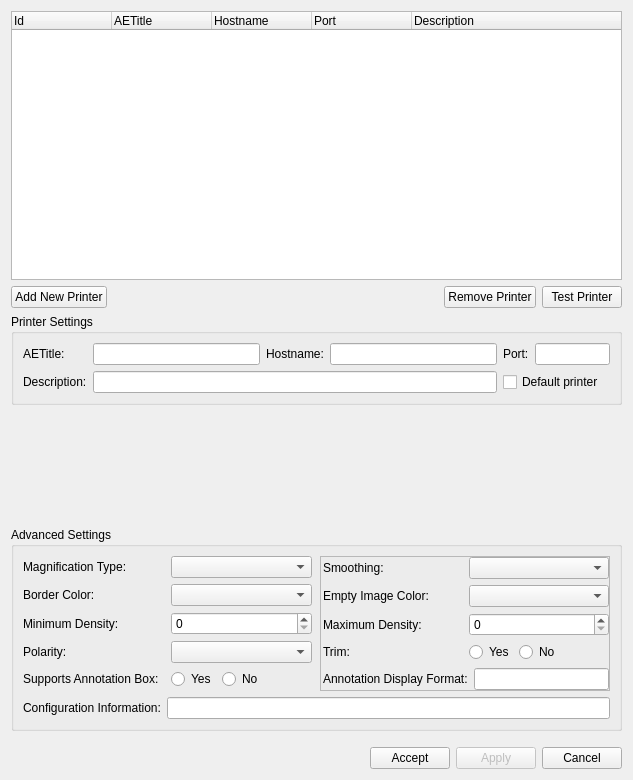
<?xml version="1.0" encoding="UTF-8"?>
<ui version="4.0">
 <class>QDicomPrinterConfigurationWidgetBase</class>
 <widget class="QWidget" name="QDicomPrinterConfigurationWidgetBase">
  <property name="windowModality">
   <enum>Qt::ApplicationModal</enum>
  </property>
  <property name="geometry">
   <rect>
    <x>0</x>
    <y>0</y>
    <width>633</width>
    <height>780</height>
   </rect>
  </property>
  <property name="sizePolicy">
   <sizepolicy hsizetype="Preferred" vsizetype="MinimumExpanding">
    <horstretch>0</horstretch>
    <verstretch>0</verstretch>
   </sizepolicy>
  </property>
  <property name="windowTitle">
   <string>DICOM Printers Configuration</string>
  </property>
  <layout class="QGridLayout" name="gridLayout_4">
   <item row="0" column="0">
    <widget class="QTreeWidget" name="m_listPrintersTreeWidget">
     <property name="minimumSize">
      <size>
       <width>0</width>
       <height>130</height>
      </size>
     </property>
     <property name="maximumSize">
      <size>
       <width>16777215</width>
       <height>16777215</height>
      </size>
     </property>
     <column>
      <property name="text">
       <string>Id</string>
      </property>
     </column>
     <column>
      <property name="text">
       <string>AETitle</string>
      </property>
     </column>
     <column>
      <property name="text">
       <string>Hostname</string>
      </property>
     </column>
     <column>
      <property name="text">
       <string>Port</string>
      </property>
     </column>
     <column>
      <property name="text">
       <string>Description</string>
      </property>
     </column>
    </widget>
   </item>
   <item row="1" column="0">
    <layout class="QHBoxLayout" name="horizontalLayout_4">
     <item>
      <widget class="QPushButton" name="m_addPrinterPushButton">
       <property name="sizePolicy">
        <sizepolicy hsizetype="Fixed" vsizetype="Fixed">
         <horstretch>0</horstretch>
         <verstretch>0</verstretch>
        </sizepolicy>
       </property>
       <property name="maximumSize">
        <size>
         <width>16777215</width>
         <height>16777215</height>
        </size>
       </property>
       <property name="text">
        <string>Add New Printer</string>
       </property>
       <property name="icon">
        <iconset resource="../../../main/main.qrc">
         <normaloff>:/images/addNewPrinter.png</normaloff>:/images/addNewPrinter.png</iconset>
       </property>
      </widget>
     </item>
     <item>
      <spacer name="horizontalSpacer_3">
       <property name="orientation">
        <enum>Qt::Horizontal</enum>
       </property>
       <property name="sizeHint" stdset="0">
        <size>
         <width>40</width>
         <height>20</height>
        </size>
       </property>
      </spacer>
     </item>
     <item>
      <widget class="QPushButton" name="m_deletePrinterPushButton">
       <property name="sizePolicy">
        <sizepolicy hsizetype="Fixed" vsizetype="Fixed">
         <horstretch>0</horstretch>
         <verstretch>0</verstretch>
        </sizepolicy>
       </property>
       <property name="maximumSize">
        <size>
         <width>16777215</width>
         <height>16777215</height>
        </size>
       </property>
       <property name="text">
        <string>Remove Printer</string>
       </property>
       <property name="icon">
        <iconset resource="../../../main/main.qrc">
         <normaloff>:/images/removePrinter.png</normaloff>:/images/removePrinter.png</iconset>
       </property>
      </widget>
     </item>
     <item>
      <widget class="QPushButton" name="m_testPrinterPushButton">
       <property name="maximumSize">
        <size>
         <width>16777215</width>
         <height>16777215</height>
        </size>
       </property>
       <property name="text">
        <string>Test Printer</string>
       </property>
       <property name="icon">
        <iconset resource="../../../main/main.qrc">
         <normaloff>:/images/printerTest.png</normaloff>:/images/printerTest.png</iconset>
       </property>
      </widget>
     </item>
    </layout>
   </item>
   <item row="2" column="0">
    <widget class="QGroupBox" name="m_printerSettingsGroupBox">
     <property name="title">
      <string>Printer Settings</string>
     </property>
     <layout class="QGridLayout" name="gridLayout">
      <item row="0" column="0">
       <widget class="QLabel" name="m_printerAetitleLabel">
        <property name="enabled">
         <bool>true</bool>
        </property>
        <property name="text">
         <string>AETitle:</string>
        </property>
       </widget>
      </item>
      <item row="0" column="1">
       <widget class="QLineEdit" name="m_printerAetitleLineEdit"/>
      </item>
      <item row="0" column="2">
       <widget class="QLabel" name="m_printerHostnameLabel">
        <property name="text">
         <string>Hostname:</string>
        </property>
       </widget>
      </item>
      <item row="0" column="3">
       <widget class="QLineEdit" name="m_printerHostnameLineEdit"/>
      </item>
      <item row="0" column="4">
       <widget class="QLabel" name="m_printerPortLabel">
        <property name="text">
         <string>Port:</string>
        </property>
       </widget>
      </item>
      <item row="0" column="5">
       <widget class="QLineEdit" name="m_printerPortLineEdit">
        <property name="sizePolicy">
         <sizepolicy hsizetype="Fixed" vsizetype="Fixed">
          <horstretch>0</horstretch>
          <verstretch>0</verstretch>
         </sizepolicy>
        </property>
        <property name="maximumSize">
         <size>
          <width>75</width>
          <height>133</height>
         </size>
        </property>
        <property name="maxLength">
         <number>5</number>
        </property>
       </widget>
      </item>
      <item row="1" column="0">
       <widget class="QLabel" name="m_printerDescriptionLabel">
        <property name="text">
         <string>Description:</string>
        </property>
       </widget>
      </item>
      <item row="1" column="1" colspan="3">
       <widget class="QLineEdit" name="m_printerDescriptionLineEdit"/>
      </item>
      <item row="1" column="4" colspan="2">
       <widget class="QCheckBox" name="m_printerDefaultPrinterCheckBox">
        <property name="text">
         <string>Default printer</string>
        </property>
       </widget>
      </item>
     </layout>
    </widget>
   </item>
   <item row="3" column="0">
    <spacer name="verticalSpacer_2">
     <property name="orientation">
      <enum>Qt::Vertical</enum>
     </property>
     <property name="sizeType">
      <enum>QSizePolicy::Fixed</enum>
     </property>
     <property name="sizeHint" stdset="0">
      <size>
       <width>20</width>
       <height>5</height>
      </size>
     </property>
    </spacer>
   </item>
   <item row="4" column="0">
    <layout class="QHBoxLayout" name="horizontalLayout">
     <item>
      <widget class="udg::QDicomPrinterBasicSettingsWidget" name="m_qdicomPrinterBasicSettingsWidget" native="true">
       <property name="sizePolicy">
        <sizepolicy hsizetype="Expanding" vsizetype="Expanding">
         <horstretch>0</horstretch>
         <verstretch>0</verstretch>
        </sizepolicy>
       </property>
       <property name="maximumSize">
        <size>
         <width>16777215</width>
         <height>100</height>
        </size>
       </property>
      </widget>
     </item>
    </layout>
   </item>
   <item row="5" column="0">
    <spacer name="verticalSpacer">
     <property name="orientation">
      <enum>Qt::Vertical</enum>
     </property>
     <property name="sizeType">
      <enum>QSizePolicy::Fixed</enum>
     </property>
     <property name="sizeHint" stdset="0">
      <size>
       <width>20</width>
       <height>5</height>
      </size>
     </property>
    </spacer>
   </item>
   <item row="6" column="0">
    <widget class="QGroupBox" name="m_advancedSettingsGroupBox">
     <property name="enabled">
      <bool>true</bool>
     </property>
     <property name="title">
      <string>Advanced Settings</string>
     </property>
     <layout class="QGridLayout" name="gridLayout_2">
      <item row="0" column="0">
       <widget class="QFrame" name="frame">
        <property name="sizePolicy">
         <sizepolicy hsizetype="Preferred" vsizetype="Preferred">
          <horstretch>0</horstretch>
          <verstretch>0</verstretch>
         </sizepolicy>
        </property>
        <property name="frameShape">
         <enum>QFrame::NoFrame</enum>
        </property>
        <property name="frameShadow">
         <enum>QFrame::Sunken</enum>
        </property>
        <layout class="QVBoxLayout" name="verticalLayout_2">
         <property name="leftMargin">
          <number>0</number>
         </property>
         <property name="topMargin">
          <number>0</number>
         </property>
         <property name="rightMargin">
          <number>2</number>
         </property>
         <property name="bottomMargin">
          <number>0</number>
         </property>
         <item>
          <layout class="QHBoxLayout" name="horizontalLayout_5">
           <item>
            <widget class="QLabel" name="m_magnifactionTypeLabel">
             <property name="minimumSize">
              <size>
               <width>0</width>
               <height>0</height>
              </size>
             </property>
             <property name="text">
              <string>Magnification Type:</string>
             </property>
            </widget>
           </item>
           <item>
            <widget class="QComboBox" name="m_magnifactionTypeComboBox">
             <property name="enabled">
              <bool>true</bool>
             </property>
             <property name="sizePolicy">
              <sizepolicy hsizetype="Preferred" vsizetype="Fixed">
               <horstretch>0</horstretch>
               <verstretch>0</verstretch>
              </sizepolicy>
             </property>
             <property name="minimumSize">
              <size>
               <width>0</width>
               <height>0</height>
              </size>
             </property>
            </widget>
           </item>
          </layout>
         </item>
         <item>
          <layout class="QHBoxLayout" name="horizontalLayout_13">
           <item>
            <widget class="QLabel" name="m_borderDensityLabel">
             <property name="minimumSize">
              <size>
               <width>0</width>
               <height>0</height>
              </size>
             </property>
             <property name="text">
              <string>Border Color:</string>
             </property>
            </widget>
           </item>
           <item>
            <widget class="QComboBox" name="m_borderDensityComboBox">
             <property name="sizePolicy">
              <sizepolicy hsizetype="Preferred" vsizetype="Fixed">
               <horstretch>0</horstretch>
               <verstretch>0</verstretch>
              </sizepolicy>
             </property>
             <property name="minimumSize">
              <size>
               <width>0</width>
               <height>0</height>
              </size>
             </property>
            </widget>
           </item>
          </layout>
         </item>
         <item>
          <layout class="QHBoxLayout" name="horizontalLayout_14">
           <item>
            <widget class="QLabel" name="m_miniumDenisityLabel">
             <property name="minimumSize">
              <size>
               <width>0</width>
               <height>0</height>
              </size>
             </property>
             <property name="text">
              <string>Minimum Density:</string>
             </property>
            </widget>
           </item>
           <item>
            <widget class="QSpinBox" name="m_minimumDensitySpinBox">
             <property name="sizePolicy">
              <sizepolicy hsizetype="Preferred" vsizetype="Fixed">
               <horstretch>0</horstretch>
               <verstretch>0</verstretch>
              </sizepolicy>
             </property>
             <property name="minimumSize">
              <size>
               <width>0</width>
               <height>0</height>
              </size>
             </property>
            </widget>
           </item>
          </layout>
         </item>
         <item>
          <layout class="QHBoxLayout" name="horizontalLayout_15">
           <item>
            <widget class="QLabel" name="m_polarityLabel">
             <property name="minimumSize">
              <size>
               <width>0</width>
               <height>0</height>
              </size>
             </property>
             <property name="text">
              <string>Polarity:</string>
             </property>
            </widget>
           </item>
           <item>
            <widget class="QComboBox" name="m_polarityComboBox">
             <property name="sizePolicy">
              <sizepolicy hsizetype="Preferred" vsizetype="Fixed">
               <horstretch>0</horstretch>
               <verstretch>0</verstretch>
              </sizepolicy>
             </property>
             <property name="minimumSize">
              <size>
               <width>0</width>
               <height>0</height>
              </size>
             </property>
            </widget>
           </item>
          </layout>
         </item>
         <item>
          <layout class="QHBoxLayout" name="horizontalLayout_17">
           <item>
            <widget class="QLabel" name="label_2">
             <property name="text">
              <string>Supports Annotation Box:</string>
             </property>
            </widget>
           </item>
           <item>
            <layout class="QHBoxLayout" name="horizontalLayout_16">
             <property name="spacing">
              <number>0</number>
             </property>
             <item>
              <widget class="QRadioButton" name="m_supportsAnnotationBoxYesRadioButton">
               <property name="text">
                <string>Yes</string>
               </property>
              </widget>
             </item>
             <item>
              <widget class="QRadioButton" name="m_supportsAnnotationBoxNoRadioButton">
               <property name="text">
                <string>No</string>
               </property>
              </widget>
             </item>
             <item>
              <spacer name="horizontalSpacer_2">
               <property name="orientation">
                <enum>Qt::Horizontal</enum>
               </property>
               <property name="sizeType">
                <enum>QSizePolicy::Preferred</enum>
               </property>
               <property name="sizeHint" stdset="0">
                <size>
                 <width>40</width>
                 <height>20</height>
                </size>
               </property>
              </spacer>
             </item>
            </layout>
           </item>
          </layout>
         </item>
        </layout>
       </widget>
      </item>
      <item row="0" column="1">
       <widget class="QFrame" name="frame_2">
        <property name="sizePolicy">
         <sizepolicy hsizetype="Preferred" vsizetype="Preferred">
          <horstretch>0</horstretch>
          <verstretch>0</verstretch>
         </sizepolicy>
        </property>
        <property name="frameShape">
         <enum>QFrame::StyledPanel</enum>
        </property>
        <property name="frameShadow">
         <enum>QFrame::Raised</enum>
        </property>
        <layout class="QVBoxLayout" name="verticalLayout">
         <property name="spacing">
          <number>6</number>
         </property>
         <property name="leftMargin">
          <number>2</number>
         </property>
         <property name="topMargin">
          <number>0</number>
         </property>
         <property name="rightMargin">
          <number>0</number>
         </property>
         <property name="bottomMargin">
          <number>0</number>
         </property>
         <item>
          <layout class="QHBoxLayout" name="horizontalLayout_10">
           <item>
            <widget class="QLabel" name="m_smoothingTypeLabel">
             <property name="minimumSize">
              <size>
               <width>0</width>
               <height>0</height>
              </size>
             </property>
             <property name="text">
              <string>Smoothing:</string>
             </property>
            </widget>
           </item>
           <item>
            <widget class="QComboBox" name="m_smoothingTypeComboBox">
             <property name="sizePolicy">
              <sizepolicy hsizetype="Preferred" vsizetype="Fixed">
               <horstretch>0</horstretch>
               <verstretch>0</verstretch>
              </sizepolicy>
             </property>
             <property name="minimumSize">
              <size>
               <width>0</width>
               <height>0</height>
              </size>
             </property>
            </widget>
           </item>
          </layout>
         </item>
         <item>
          <layout class="QHBoxLayout" name="horizontalLayout_9">
           <item>
            <widget class="QLabel" name="m_emptyDensityLabel">
             <property name="minimumSize">
              <size>
               <width>0</width>
               <height>0</height>
              </size>
             </property>
             <property name="text">
              <string>Empty Image Color:</string>
             </property>
            </widget>
           </item>
           <item>
            <widget class="QComboBox" name="m_emptyDensityComboBox">
             <property name="sizePolicy">
              <sizepolicy hsizetype="Preferred" vsizetype="Fixed">
               <horstretch>0</horstretch>
               <verstretch>0</verstretch>
              </sizepolicy>
             </property>
             <property name="minimumSize">
              <size>
               <width>0</width>
               <height>0</height>
              </size>
             </property>
            </widget>
           </item>
          </layout>
         </item>
         <item>
          <layout class="QHBoxLayout" name="horizontalLayout_8">
           <item>
            <widget class="QLabel" name="m_maximDensityLabel">
             <property name="minimumSize">
              <size>
               <width>0</width>
               <height>0</height>
              </size>
             </property>
             <property name="text">
              <string>Maximum Density:</string>
             </property>
            </widget>
           </item>
           <item>
            <widget class="QSpinBox" name="m_maximumDensitySpinBox">
             <property name="sizePolicy">
              <sizepolicy hsizetype="Preferred" vsizetype="Fixed">
               <horstretch>0</horstretch>
               <verstretch>0</verstretch>
              </sizepolicy>
             </property>
             <property name="minimumSize">
              <size>
               <width>0</width>
               <height>0</height>
              </size>
             </property>
            </widget>
           </item>
          </layout>
         </item>
         <item>
          <layout class="QHBoxLayout" name="horizontalLayout_7">
           <item>
            <widget class="QLabel" name="m_visibleTrimLabel">
             <property name="text">
              <string>Trim:</string>
             </property>
            </widget>
           </item>
           <item>
            <layout class="QHBoxLayout" name="horizontalLayout_6">
             <property name="spacing">
              <number>0</number>
             </property>
             <item>
              <widget class="QRadioButton" name="m_yesVisibleTrimRadioButton">
               <property name="text">
                <string>Yes</string>
               </property>
              </widget>
             </item>
             <item>
              <widget class="QRadioButton" name="m_noVisibleTrimRadioButton">
               <property name="text">
                <string>No</string>
               </property>
              </widget>
             </item>
             <item>
              <spacer name="horizontalSpacer_4">
               <property name="orientation">
                <enum>Qt::Horizontal</enum>
               </property>
               <property name="sizeType">
                <enum>QSizePolicy::Preferred</enum>
               </property>
               <property name="sizeHint" stdset="0">
                <size>
                 <width>40</width>
                 <height>20</height>
                </size>
               </property>
              </spacer>
             </item>
            </layout>
           </item>
          </layout>
         </item>
         <item>
          <layout class="QHBoxLayout" name="horizontalLayout_12">
           <item>
            <widget class="QLabel" name="label">
             <property name="text">
              <string>Annotation Display Format:</string>
             </property>
            </widget>
           </item>
           <item>
            <widget class="QLineEdit" name="m_annotationDisplayFormatLineEdit">
             <property name="sizePolicy">
              <sizepolicy hsizetype="Preferred" vsizetype="Fixed">
               <horstretch>0</horstretch>
               <verstretch>0</verstretch>
              </sizepolicy>
             </property>
            </widget>
           </item>
          </layout>
         </item>
        </layout>
       </widget>
      </item>
      <item row="1" column="0" colspan="2">
       <layout class="QHBoxLayout" name="horizontalLayout_11">
        <item>
         <widget class="QLabel" name="m_configuration">
          <property name="sizePolicy">
           <sizepolicy hsizetype="Preferred" vsizetype="Preferred">
            <horstretch>0</horstretch>
            <verstretch>0</verstretch>
           </sizepolicy>
          </property>
          <property name="minimumSize">
           <size>
            <width>0</width>
            <height>0</height>
           </size>
          </property>
          <property name="text">
           <string>Configuration Information:</string>
          </property>
         </widget>
        </item>
        <item>
         <widget class="QLineEdit" name="m_configurationInformationLineEdit">
          <property name="sizePolicy">
           <sizepolicy hsizetype="MinimumExpanding" vsizetype="Fixed">
            <horstretch>0</horstretch>
            <verstretch>0</verstretch>
           </sizepolicy>
          </property>
          <property name="minimumSize">
           <size>
            <width>0</width>
            <height>0</height>
           </size>
          </property>
         </widget>
        </item>
       </layout>
      </item>
     </layout>
    </widget>
   </item>
   <item row="7" column="0">
    <spacer name="verticalSpacer_3">
     <property name="orientation">
      <enum>Qt::Vertical</enum>
     </property>
     <property name="sizeType">
      <enum>QSizePolicy::Fixed</enum>
     </property>
     <property name="sizeHint" stdset="0">
      <size>
       <width>20</width>
       <height>10</height>
      </size>
     </property>
    </spacer>
   </item>
   <item row="8" column="0">
    <layout class="QHBoxLayout" name="horizontalLayout_2"/>
   </item>
   <item row="9" column="0">
    <layout class="QHBoxLayout" name="horizontalLayout_3">
     <item>
      <spacer name="horizontalSpacer">
       <property name="orientation">
        <enum>Qt::Horizontal</enum>
       </property>
       <property name="sizeHint" stdset="0">
        <size>
         <width>308</width>
         <height>20</height>
        </size>
       </property>
      </spacer>
     </item>
     <item>
      <widget class="QPushButton" name="m_acceptSettingsPushButton">
       <property name="text">
        <string>Accept</string>
       </property>
      </widget>
     </item>
     <item>
      <widget class="QPushButton" name="m_applySettingsPushButton">
       <property name="enabled">
        <bool>false</bool>
       </property>
       <property name="text">
        <string>Apply</string>
       </property>
      </widget>
     </item>
     <item>
      <widget class="QPushButton" name="m_cancelSettingsPushButton">
       <property name="text">
        <string>Cancel</string>
       </property>
      </widget>
     </item>
    </layout>
   </item>
  </layout>
 </widget>
 <customwidgets>
  <customwidget>
   <class>udg::QDicomPrinterBasicSettingsWidget</class>
   <extends>QWidget</extends>
   <header>qdicomprinterbasicsettingswidget.h</header>
  </customwidget>
 </customwidgets>
 <tabstops>
  <tabstop>m_listPrintersTreeWidget</tabstop>
  <tabstop>m_addPrinterPushButton</tabstop>
  <tabstop>m_deletePrinterPushButton</tabstop>
  <tabstop>m_testPrinterPushButton</tabstop>
  <tabstop>m_printerAetitleLineEdit</tabstop>
  <tabstop>m_printerHostnameLineEdit</tabstop>
  <tabstop>m_printerPortLineEdit</tabstop>
  <tabstop>m_printerDescriptionLineEdit</tabstop>
  <tabstop>m_printerDefaultPrinterCheckBox</tabstop>
  <tabstop>m_magnifactionTypeComboBox</tabstop>
  <tabstop>m_smoothingTypeComboBox</tabstop>
  <tabstop>m_borderDensityComboBox</tabstop>
  <tabstop>m_emptyDensityComboBox</tabstop>
  <tabstop>m_minimumDensitySpinBox</tabstop>
  <tabstop>m_maximumDensitySpinBox</tabstop>
  <tabstop>m_polarityComboBox</tabstop>
  <tabstop>m_yesVisibleTrimRadioButton</tabstop>
  <tabstop>m_noVisibleTrimRadioButton</tabstop>
  <tabstop>m_configurationInformationLineEdit</tabstop>
  <tabstop>m_acceptSettingsPushButton</tabstop>
  <tabstop>m_applySettingsPushButton</tabstop>
  <tabstop>m_cancelSettingsPushButton</tabstop>
 </tabstops>
 <resources>
  <include location="../../../main/main.qrc"/>
 </resources>
 <connections/>
</ui>
